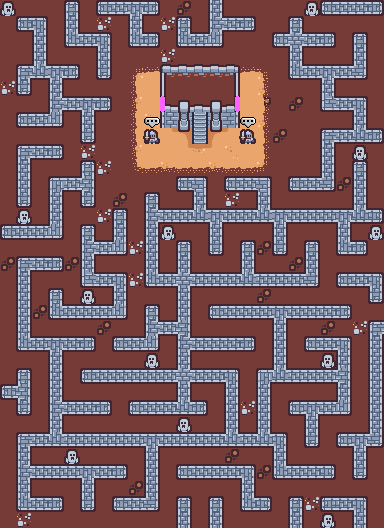

Below is a game level as drawn by its tile map, then a one-line description and the .tmx that defines it (tile-layer data replaced by summaries):
An orthogonal 24x33 tile map with 16x16 px tiles, 7 tile layers (ground, ground2, walls_behind, walls, ...), 2 hidden layers not drawn and 5 objects (chest, spawn, map, guard_l, guard_r).

<map version="1.10" tiledversion="1.11.0" orientation="orthogonal" renderorder="right-down" width="24" height="33" tilewidth="16" tileheight="16" infinite="0" nextlayerid="27" nextobjectid="26">
 <editorsettings>
  <export target="maze_trial.json" format="json" />
 </editorsettings>
 <tileset firstgid="1" source="tilemap.tsx" />
 <layer id="1" name="ground" width="24" height="33">
  <data>[792 cells, 792 non-empty, 8 distinct tile ids]</data>
 </layer>
 <layer id="20" name="ground2" width="24" height="33" locked="1">
  <data>[792 cells, 28 non-empty, 4 distinct tile ids]</data>
 </layer>
 <layer id="22" name="walls_behind" width="24" height="33">
  <data>[792 cells, 23 non-empty, 15 distinct tile ids]</data>
 </layer>
 <layer id="2" name="walls_front" width="24" height="33" visible="0">
  <data>[792 cells, 7 non-empty, 3 distinct tile ids]</data>
 </layer>
 <layer id="26" name="walls" width="24" height="33">
  <data>[792 cells, 325 non-empty, 6 distinct tile ids]</data>
 </layer>
 <layer id="19" name="pnjs" width="24" height="33">
  <data>[792 cells, 16 non-empty, 3 distinct tile ids]</data>
 </layer>
 <layer id="21" name="items" width="24" height="33" locked="1" offsetx="-5.33333" offsety="-1">
  <data>[792 cells, 2 non-empty, 1 distinct tile ids]</data>
 </layer>
 <layer id="11" name="hitboxes" width="24" height="33" visible="0">
  <data>[792 cells, 343 non-empty, 4 distinct tile ids]</data>
 </layer>
 <layer id="25" name="hitboxes2" width="24" height="33">
  <data>[792 cells, 2 non-empty, 1 distinct tile ids]</data>
 </layer>
 <objectgroup id="6" name="objects">
  <object id="19" name="chest" x="192" y="80" width="16" height="16" />
  <object id="21" name="spawn" x="200" y="500">
   <point />
  </object>
  <object id="22" name="map" x="200" y="521.333">
   <properties>
    <property name="location" value="map" />
   </properties>
   <point />
  </object>
  <object id="24" name="guard_l" x="152.182" y="136.182">
   <point />
  </object>
  <object id="25" name="guard_r" x="248.545" y="135.091">
   <point />
  </object>
 </objectgroup>
</map>
